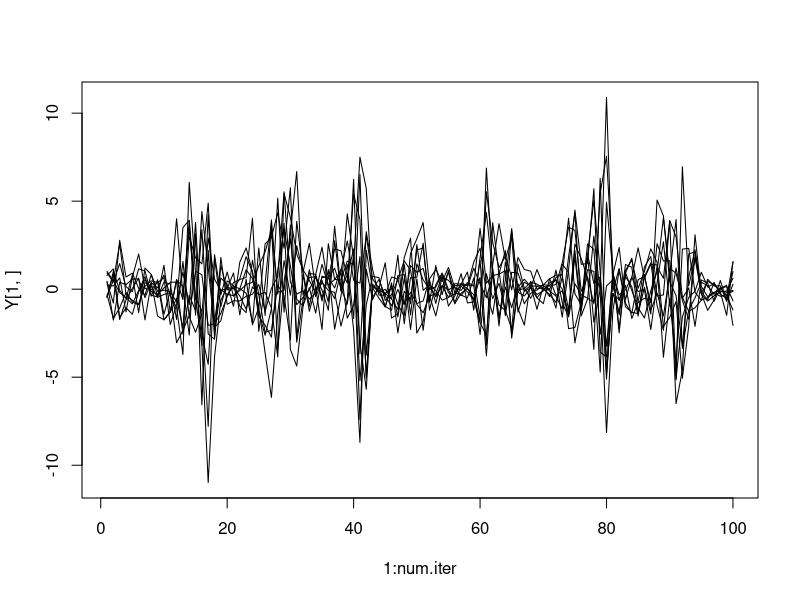

R code for this plot:

# Network paradigm, p.194
# Super flexible: all coefficients and scaling factors differ per time period.

use.scaling <- TRUE

# number of agents
n <- 10

# number of exogenous variables
k <- 5

# how long to run simulation
num.iter <- 100


# time-varying matrix of coefficient of effects of agents on each other
W <- array(runif(n*n*num.iter,min=-1,max=1),dim=c(n,n,num.iter))

# time-varying matrix of exogenous scores
X <- array(runif(n*k*num.iter,min=-1,max=1),dim=c(n,k,num.iter))

# time-varying matrix of exogenous coefficients
B <- matrix(runif(k*1*num.iter,min=-1,max=1),nrow=k)

# scaling factors (variable over time)
if (use.scaling) {
    alpha <- runif(num.iter)
    beta <- runif(num.iter)
} else {
    alpha <- rep(1,num.iter)
    beta <- rep(1,num.iter)
}

# initial condition
Y.init <- X[,,1] %*% B[,1]

Y <- matrix(0,nrow=n,ncol=num.iter)
Y[,1] <- Y.init


for (i in 2:num.iter) {
    Y[,i] <- alpha[i] * W[,,i] %*% Y[,i-1] + beta[i] * X[,,i] %*% B[,i]
}

plot(1:num.iter,Y[1,],type="n",ylim=c(min(Y),max(Y)))
for (i in 1:n) {
    lines(1:num.iter,Y[i,],type="l")
}
